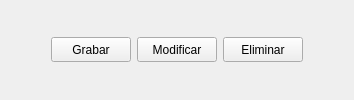
           <widget class="QFrame" name="frame_2">
            <layout class="QHBoxLayout" name="horizontalLayout_2">
             <property name="spacing">
              <number>6</number>
             </property>
             <item>
              <spacer name="horizontalSpacer_3">
               <property name="orientation">
                <enum>Qt::Horizontal</enum>
               </property>
               <property name="sizeHint" stdset="0">
                <size>
                 <width>40</width>
                 <height>20</height>
                </size>
               </property>
              </spacer>
             </item>
             <item>
              <widget class="QPushButton" name="btnGrabarprop">
               <property name="minimumSize">
                <size>
                 <width>80</width>
                 <height>25</height>
                </size>
               </property>
               <property name="maximumSize">
                <size>
                 <width>80</width>
                 <height>25</height>
                </size>
               </property>
               <property name="text">
                <string>Grabar</string>
               </property>
              </widget>
             </item>
             <item>
              <widget class="QPushButton" name="btnModifiprop">
               <property name="minimumSize">
                <size>
                 <width>80</width>
                 <height>25</height>
                </size>
               </property>
               <property name="maximumSize">
                <size>
                 <width>80</width>
                 <height>25</height>
                </size>
               </property>
               <property name="text">
                <string>Modificar</string>
               </property>
              </widget>
             </item>
             <item>
              <widget class="QPushButton" name="btnEliminarprop">
               <property name="minimumSize">
                <size>
                 <width>80</width>
                 <height>25</height>
                </size>
               </property>
               <property name="maximumSize">
                <size>
                 <width>80</width>
                 <height>25</height>
                </size>
               </property>
               <property name="text">
                <string>Eliminar</string>
               </property>
              </widget>
             </item>
             <item>
              <spacer name="horizontalSpacer_7">
               <property name="orientation">
                <enum>Qt::Horizontal</enum>
               </property>
               <property name="sizeHint" stdset="0">
                <size>
                 <width>40</width>
                 <height>20</height>
                </size>
               </property>
              </spacer>
             </item>
            </layout>
           </widget>
